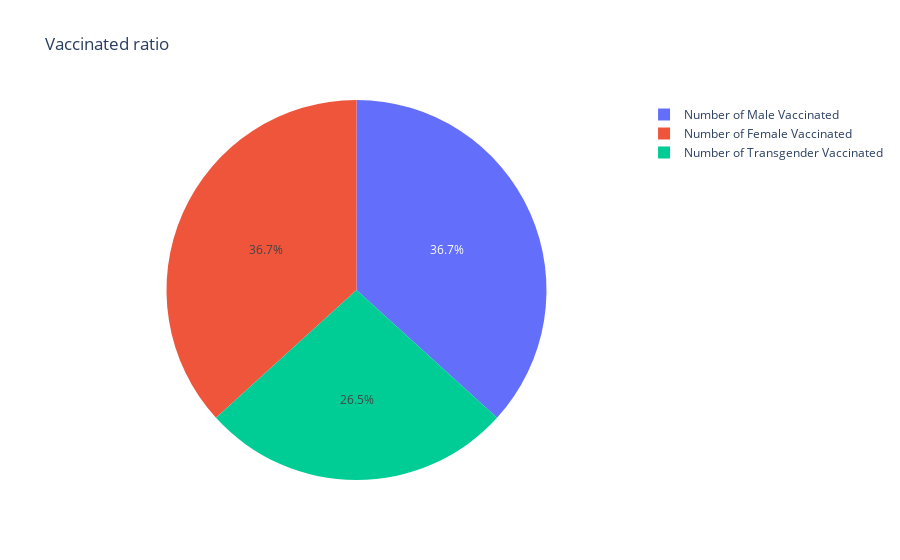

Notebook code cell kept with this figure:
### Code cell
px.pie(names=['Number of Male Vaccinated', 'Number of Female Vaccinated', 'Number of Transgender Vaccinated'],
      values=[male, female, transg], title= 'Vaccinated ratio')

### Figure 1 — Plotly figure (JSON) as saved in the notebook; plotly's stock layout.template omitted (floating-point values rounded to 4 significant figures)
{"data": [{"domain": {"x": [0, 1], "y": [0, 1]}, "hovertemplate": "label=%{label}<br>value=%{value}<extra></extra>", "labels": ["Number of Male Vaccinated", "Number of Female Vaccinated", "Number of Transgender Vaccinated"], "legendgroup": "", "name": "", "showlegend": true, "type": "pie", "values": [104, 104, 75]}], "layout": {"legend": {"tracegroupgap": 0}, "title": {"text": "Vaccinated ratio"}}}
